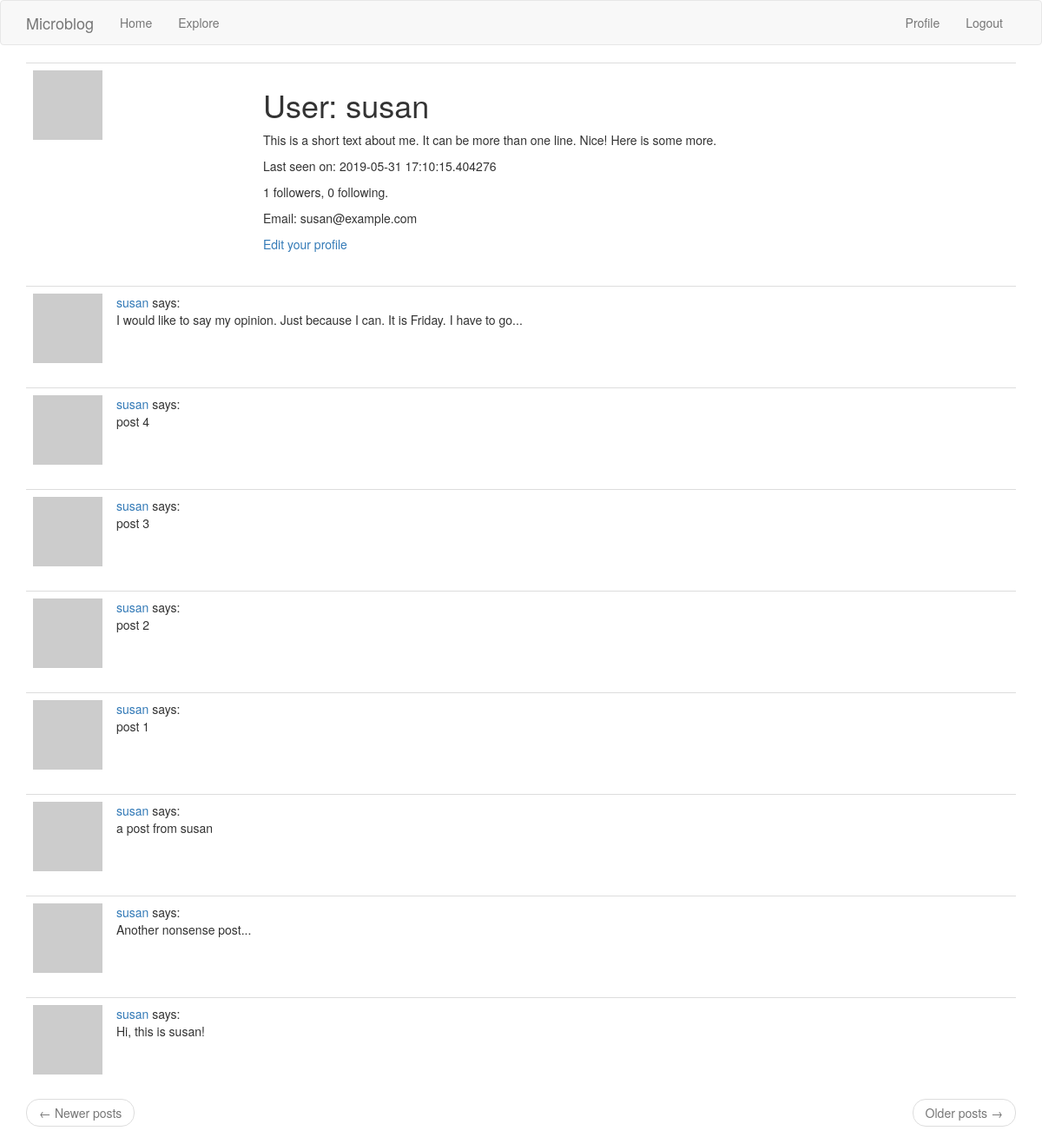
Before: /user/susan (signed in) with the older database file.
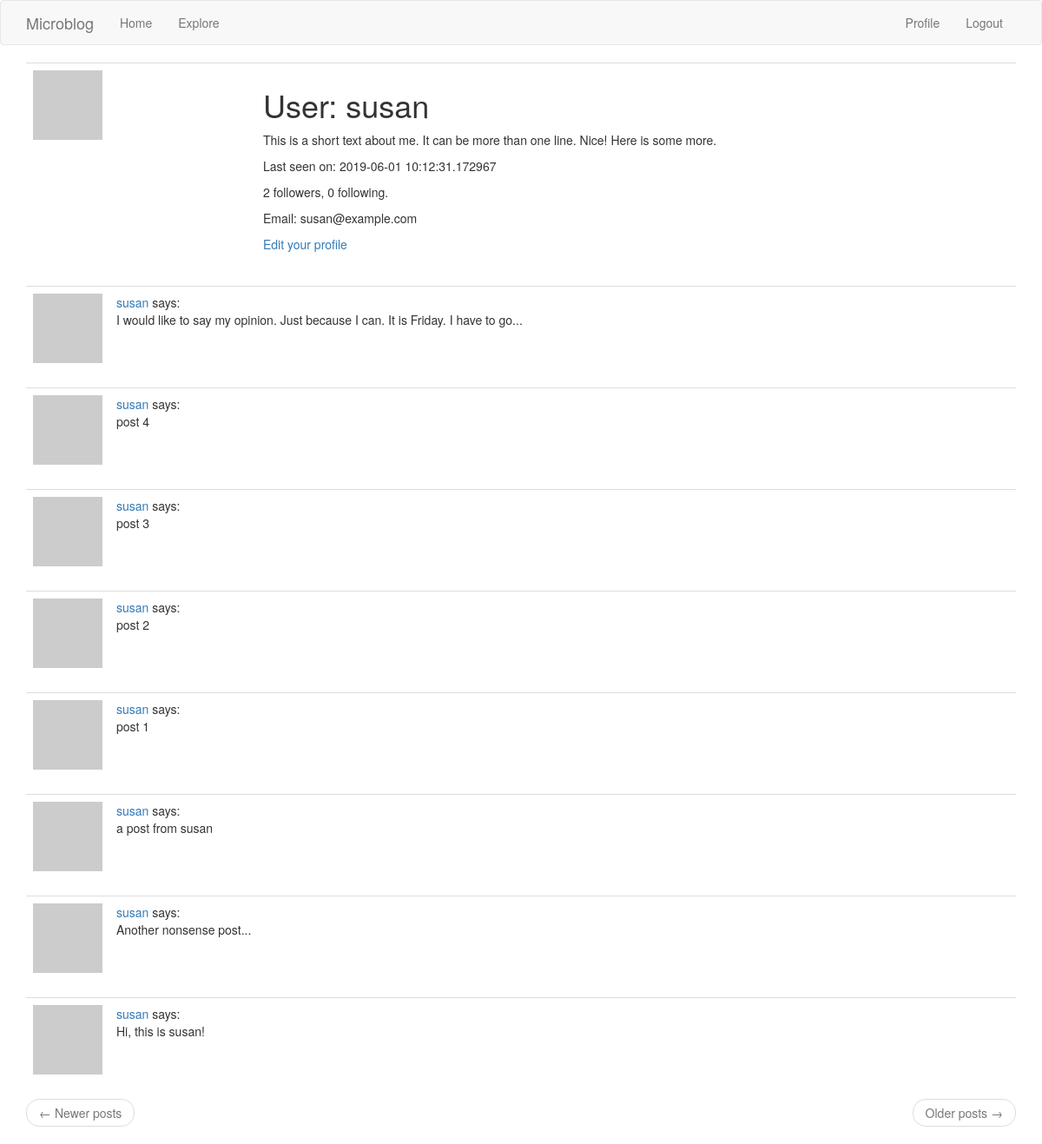
After: the same page with the newer database file.
### app/models.py (models this page shows, shortened)
class User(UserMixin, db.Model):
    id = db.Column(db.Integer, primary_key=True)
    username = db.Column(db.String(64), index=True, unique=True)
    email = db.Column(db.String(120), index=True, unique=True)
    password_hash = db.Column(db.String(128))
    posts = db.relationship('Post', backref='author', lazy='dynamic')
    about_me = db.Column(db.String(140))
    last_seen = db.Column(db.DateTime, default=datetime.utcnow)
    followed = db.relationship(
        'User', secondary=followers,
        primaryjoin=(followers.c.follower_id == id),
        secondaryjoin=(followers.c.followed_id == id),
        backref=db.backref('followers', lazy='dynamic'), lazy='dynamic')
    def avatar(self, size):
        digest = md5(self.email.lower().encode('utf-8')).hexdigest()
        return 'https://www.gravatar.com/avatar/{}?d=identicon&s={}'.format(digest, size)

### app/routes.py (the view)
@app.route('/user/<username>')
@login_required
def user(username):
    user = User.query.filter_by(username=username).first_or_404()
    page = request.args.get('page', 1, type=int)
    posts = user.posts.order_by(Post.timestamp.desc()).paginate(page, app.config['POSTS_PER_PAGE'], False)
    next_url = url_for('user', username=user.username, page=posts.next_num) if posts.has_next else None
    prev_url = url_for('user', username=user.username, page=posts.prev_num) if posts.has_prev else None
    return render_template('user.html', user=user, posts=posts.items, next_url=next_url, prev_url=prev_url, email=user.email)

### app/models.py (called while the page is built)
@login.user_loader
def load_user(id):
    return User.query.get(int(id))

### app/routes.py (called while the page is built)
@app.before_request
def before_request():
    if current_user.is_authenticated:
        current_user.last_seen = datetime.utcnow()
        db.session.commit()

### app/templates/user.html
{% extends "base.html" %}
{% block app_content %}
  <table class="table table-hover">
    <tr>
      <td width="265px"><img src="{{ user.avatar(265) }}" alt=""></td>
      <td>
        <h1>User: {{ user.username }}</h1>
        {% if user.about_me %}<p>{{ user.about_me }}</p>{% endif %}
        {% if user.last_seen %}<p>Last seen on: {{ user.last_seen }}</p>{% endif %}
        <p>{{ user.followers.count() }} followers, {{ user.followed.count() }} following.</p>
        {% if user == current_user %}
        {% if user.email %}<p>Email: {{ user.email }}</p>{% endif %}
        <p><a href="{{ url_for('edit_profile') }}">Edit your profile</a></p>
        {% elif not current_user.is_following(user) %}
        <p><a href="{{ url_for('follow', username=user.username) }}">Follow</a></p>
        {% else %}
        <p><a href="{{ url_for('unfollow', username=user.username) }}">Unfollow</a></p>
        {% endif %}
      </td>
    </tr>
  </table>
  {% for post in posts %}
    {% include '_post.html' %}
  {% endfor %}
  {% include '_pager.html' %}
{% endblock %}

Changed rows visible on the page:
changed User "susan": last_seen "2019-05-31 17:10:15.404276" → "2019-06-01 10:12:31.172967"
Other visible differences:
{{ user.followers.count() }}: "1" → "2"
